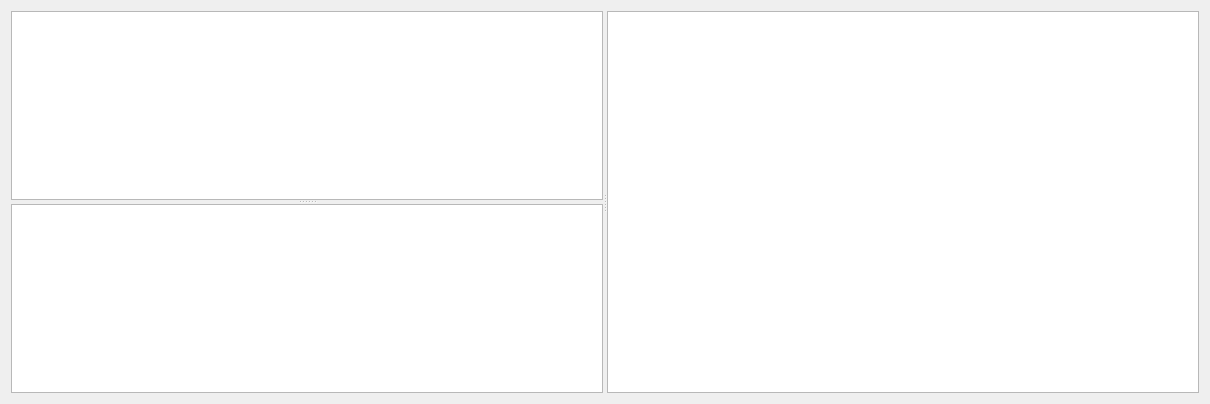
<?xml version="1.0" encoding="UTF-8"?>
<ui version="4.0">
 <class>GridsquareForm</class>
 <widget class="QWidget" name="GridsquareForm">
  <property name="geometry">
   <rect>
    <x>0</x>
    <y>0</y>
    <width>1210</width>
    <height>404</height>
   </rect>
  </property>
  <property name="windowTitle">
   <string>Form</string>
  </property>
  <layout class="QHBoxLayout" name="horizontalLayout">
   <item>
    <widget class="QSplitter" name="splitter_2">
     <property name="orientation">
      <enum>Qt::Horizontal</enum>
     </property>
     <widget class="QSplitter" name="splitter">
      <property name="orientation">
       <enum>Qt::Vertical</enum>
      </property>
      <widget class="QListView" name="gridsquare_list"/>
      <widget class="QListWidget" name="result_labels"/>
     </widget>
     <widget class="ImageViewer" name="gridsquare_view"/>
    </widget>
   </item>
  </layout>
 </widget>
 <customwidgets>
  <customwidget>
   <class>ImageViewer</class>
   <extends>QGraphicsView</extends>
   <header>imageviewer.h</header>
  </customwidget>
 </customwidgets>
 <resources/>
 <connections>
  <connection>
   <sender>gridsquare_list</sender>
   <signal>clicked(QModelIndex)</signal>
   <receiver>GridsquareForm</receiver>
   <slot>loadGridsquare()</slot>
   <hints>
    <hint type="sourcelabel">
     <x>98</x>
     <y>70</y>
    </hint>
    <hint type="destinationlabel">
     <x>2</x>
     <y>38</y>
    </hint>
   </hints>
  </connection>
 </connections>
 <slots>
  <slot>loadGridsquare()</slot>
 </slots>
</ui>
